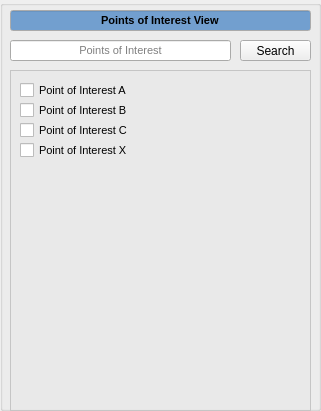
    <widget class="QGroupBox" name="points_of_interest_view_groupbox">
     <property name="geometry">
      <rect>
       <x>10</x>
       <y>120</y>
       <width>321</width>
       <height>411</height>
      </rect>
     </property>
     <property name="title">
      <string/>
     </property>
     <widget class="QLineEdit" name="points_of_interest_view_lineedit">
      <property name="geometry">
       <rect>
        <x>10</x>
        <y>10</y>
        <width>301</width>
        <height>21</height>
       </rect>
      </property>
      <property name="palette">
       <palette>
        <active>
         <colorrole role="Base">
          <brush brushstyle="SolidPattern">
           <color alpha="255">
            <red>114</red>
            <green>159</green>
            <blue>207</blue>
           </color>
          </brush>
         </colorrole>
        </active>
        <inactive>
         <colorrole role="Base">
          <brush brushstyle="SolidPattern">
           <color alpha="255">
            <red>114</red>
            <green>159</green>
            <blue>207</blue>
           </color>
          </brush>
         </colorrole>
        </inactive>
        <disabled>
         <colorrole role="Base">
          <brush brushstyle="SolidPattern">
           <color alpha="255">
            <red>255</red>
            <green>255</green>
            <blue>255</blue>
           </color>
          </brush>
         </colorrole>
        </disabled>
       </palette>
      </property>
      <property name="font">
       <font>
        <pointsize>8</pointsize>
        <weight>75</weight>
        <bold>true</bold>
       </font>
      </property>
      <property name="layoutDirection">
       <enum>Qt::LeftToRight</enum>
      </property>
      <property name="autoFillBackground">
       <bool>false</bool>
      </property>
      <property name="text">
       <string>Points of Interest View</string>
      </property>
      <property name="alignment">
       <set>Qt::AlignCenter</set>
      </property>
      <property name="readOnly">
       <bool>true</bool>
      </property>
     </widget>
     <widget class="QLineEdit" name="points_of_interest_line_edit_2">
      <property name="geometry">
       <rect>
        <x>10</x>
        <y>40</y>
        <width>221</width>
        <height>21</height>
       </rect>
      </property>
      <property name="palette">
       <palette>
        <active>
         <colorrole role="WindowText">
          <brush brushstyle="SolidPattern">
           <color alpha="255">
            <red>0</red>
            <green>0</green>
            <blue>0</blue>
           </color>
          </brush>
         </colorrole>
         <colorrole role="Dark">
          <brush brushstyle="SolidPattern">
           <color alpha="255">
            <red>119</red>
            <green>119</green>
            <blue>118</blue>
           </color>
          </brush>
         </colorrole>
         <colorrole role="Mid">
          <brush brushstyle="SolidPattern">
           <color alpha="255">
            <red>159</red>
            <green>159</green>
            <blue>157</blue>
           </color>
          </brush>
         </colorrole>
         <colorrole role="Text">
          <brush brushstyle="SolidPattern">
           <color alpha="255">
            <red>0</red>
            <green>0</green>
            <blue>0</blue>
           </color>
          </brush>
         </colorrole>
         <colorrole role="ButtonText">
          <brush brushstyle="SolidPattern">
           <color alpha="255">
            <red>0</red>
            <green>0</green>
            <blue>0</blue>
           </color>
          </brush>
         </colorrole>
         <colorrole role="Base">
          <brush brushstyle="SolidPattern">
           <color alpha="255">
            <red>255</red>
            <green>255</green>
            <blue>255</blue>
           </color>
          </brush>
         </colorrole>
         <colorrole role="Window">
          <brush brushstyle="SolidPattern">
           <color alpha="255">
            <red>238</red>
            <green>238</green>
            <blue>236</blue>
           </color>
          </brush>
         </colorrole>
         <colorrole role="Shadow">
          <brush brushstyle="SolidPattern">
           <color alpha="255">
            <red>0</red>
            <green>0</green>
            <blue>0</blue>
           </color>
          </brush>
         </colorrole>
         <colorrole role="AlternateBase">
          <brush brushstyle="SolidPattern">
           <color alpha="255">
            <red>184</red>
            <green>184</green>
            <blue>184</blue>
           </color>
          </brush>
         </colorrole>
         <colorrole role="ToolTipBase">
          <brush brushstyle="SolidPattern">
           <color alpha="255">
            <red>255</red>
            <green>255</green>
            <blue>220</blue>
           </color>
          </brush>
         </colorrole>
         <colorrole role="ToolTipText">
          <brush brushstyle="SolidPattern">
           <color alpha="255">
            <red>0</red>
            <green>0</green>
            <blue>0</blue>
           </color>
          </brush>
         </colorrole>
        </active>
        <inactive>
         <colorrole role="WindowText">
          <brush brushstyle="SolidPattern">
           <color alpha="255">
            <red>0</red>
            <green>0</green>
            <blue>0</blue>
           </color>
          </brush>
         </colorrole>
         <colorrole role="Dark">
          <brush brushstyle="SolidPattern">
           <color alpha="255">
            <red>119</red>
            <green>119</green>
            <blue>118</blue>
           </color>
          </brush>
         </colorrole>
         <colorrole role="Mid">
          <brush brushstyle="SolidPattern">
           <color alpha="255">
            <red>159</red>
            <green>159</green>
            <blue>157</blue>
           </color>
          </brush>
         </colorrole>
         <colorrole role="Text">
          <brush brushstyle="SolidPattern">
           <color alpha="255">
            <red>0</red>
            <green>0</green>
            <blue>0</blue>
           </color>
          </brush>
         </colorrole>
         <colorrole role="ButtonText">
          <brush brushstyle="SolidPattern">
           <color alpha="255">
            <red>0</red>
            <green>0</green>
            <blue>0</blue>
           </color>
          </brush>
         </colorrole>
         <colorrole role="Base">
          <brush brushstyle="SolidPattern">
           <color alpha="255">
            <red>255</red>
            <green>255</green>
            <blue>255</blue>
           </color>
          </brush>
         </colorrole>
         <colorrole role="Window">
          <brush brushstyle="SolidPattern">
           <color alpha="255">
            <red>238</red>
            <green>238</green>
            <blue>236</blue>
           </color>
          </brush>
         </colorrole>
         <colorrole role="Shadow">
          <brush brushstyle="SolidPattern">
           <color alpha="255">
            <red>0</red>
            <green>0</green>
            <blue>0</blue>
           </color>
          </brush>
         </colorrole>
         <colorrole role="AlternateBase">
          <brush brushstyle="SolidPattern">
           <color alpha="255">
            <red>184</red>
            <green>184</green>
            <blue>184</blue>
           </color>
          </brush>
         </colorrole>
         <colorrole role="ToolTipBase">
          <brush brushstyle="SolidPattern">
           <color alpha="255">
            <red>255</red>
            <green>255</green>
            <blue>220</blue>
           </color>
          </brush>
         </colorrole>
         <colorrole role="ToolTipText">
          <brush brushstyle="SolidPattern">
           <color alpha="255">
            <red>0</red>
            <green>0</green>
            <blue>0</blue>
           </color>
          </brush>
         </colorrole>
        </inactive>
        <disabled>
         <colorrole role="WindowText">
          <brush brushstyle="SolidPattern">
           <color alpha="255">
            <red>119</red>
            <green>119</green>
            <blue>118</blue>
           </color>
          </brush>
         </colorrole>
         <colorrole role="Dark">
          <brush brushstyle="SolidPattern">
           <color alpha="255">
            <red>119</red>
            <green>119</green>
            <blue>118</blue>
           </color>
          </brush>
         </colorrole>
         <colorrole role="Mid">
          <brush brushstyle="SolidPattern">
           <color alpha="255">
            <red>159</red>
            <green>159</green>
            <blue>157</blue>
           </color>
          </brush>
         </colorrole>
         <colorrole role="Text">
          <brush brushstyle="SolidPattern">
           <color alpha="255">
            <red>119</red>
            <green>119</green>
            <blue>118</blue>
           </color>
          </brush>
         </colorrole>
         <colorrole role="ButtonText">
          <brush brushstyle="SolidPattern">
           <color alpha="255">
            <red>119</red>
            <green>119</green>
            <blue>118</blue>
           </color>
          </brush>
         </colorrole>
         <colorrole role="Base">
          <brush brushstyle="SolidPattern">
           <color alpha="255">
            <red>238</red>
            <green>238</green>
            <blue>236</blue>
           </color>
          </brush>
         </colorrole>
         <colorrole role="Window">
          <brush brushstyle="SolidPattern">
           <color alpha="255">
            <red>238</red>
            <green>238</green>
            <blue>236</blue>
           </color>
          </brush>
         </colorrole>
         <colorrole role="Shadow">
          <brush brushstyle="SolidPattern">
           <color alpha="255">
            <red>0</red>
            <green>0</green>
            <blue>0</blue>
           </color>
          </brush>
         </colorrole>
         <colorrole role="AlternateBase">
          <brush brushstyle="SolidPattern">
           <color alpha="255">
            <red>184</red>
            <green>184</green>
            <blue>184</blue>
           </color>
          </brush>
         </colorrole>
         <colorrole role="ToolTipBase">
          <brush brushstyle="SolidPattern">
           <color alpha="255">
            <red>255</red>
            <green>255</green>
            <blue>220</blue>
           </color>
          </brush>
         </colorrole>
         <colorrole role="ToolTipText">
          <brush brushstyle="SolidPattern">
           <color alpha="255">
            <red>0</red>
            <green>0</green>
            <blue>0</blue>
           </color>
          </brush>
         </colorrole>
        </disabled>
       </palette>
      </property>
      <property name="font">
       <font>
        <pointsize>8</pointsize>
       </font>
      </property>
      <property name="text">
       <string/>
      </property>
      <property name="alignment">
       <set>Qt::AlignCenter</set>
      </property>
      <property name="placeholderText">
       <string>Points of Interest</string>
      </property>
     </widget>
     <widget class="QPushButton" name="points_of_interest_search_button_2">
      <property name="geometry">
       <rect>
        <x>240</x>
        <y>40</y>
        <width>71</width>
        <height>21</height>
       </rect>
      </property>
      <property name="text">
       <string>Search</string>
      </property>
     </widget>
     <widget class="QListWidget" name="points_of_interest_list_widget_2">
      <property name="geometry">
       <rect>
        <x>10</x>
        <y>70</y>
        <width>301</width>
        <height>341</height>
       </rect>
      </property>
      <property name="palette">
       <palette>
        <active>
         <colorrole role="WindowText">
          <brush brushstyle="SolidPattern">
           <color alpha="255">
            <red>0</red>
            <green>0</green>
            <blue>0</blue>
           </color>
          </brush>
         </colorrole>
         <colorrole role="Button">
          <brush brushstyle="SolidPattern">
           <color alpha="255">
            <red>255</red>
            <green>255</green>
            <blue>255</blue>
           </color>
          </brush>
         </colorrole>
         <colorrole role="Light">
          <brush brushstyle="SolidPattern">
           <color alpha="255">
            <red>255</red>
            <green>255</green>
            <blue>255</blue>
           </color>
          </brush>
         </colorrole>
         <colorrole role="Midlight">
          <brush brushstyle="SolidPattern">
           <color alpha="255">
            <red>255</red>
            <green>255</green>
            <blue>255</blue>
           </color>
          </brush>
         </colorrole>
         <colorrole role="Dark">
          <brush brushstyle="SolidPattern">
           <color alpha="255">
            <red>127</red>
            <green>127</green>
            <blue>127</blue>
           </color>
          </brush>
         </colorrole>
         <colorrole role="Mid">
          <brush brushstyle="SolidPattern">
           <color alpha="255">
            <red>170</red>
            <green>170</green>
            <blue>170</blue>
           </color>
          </brush>
         </colorrole>
         <colorrole role="Text">
          <brush brushstyle="SolidPattern">
           <color alpha="255">
            <red>0</red>
            <green>0</green>
            <blue>0</blue>
           </color>
          </brush>
         </colorrole>
         <colorrole role="BrightText">
          <brush brushstyle="SolidPattern">
           <color alpha="255">
            <red>255</red>
            <green>255</green>
            <blue>255</blue>
           </color>
          </brush>
         </colorrole>
         <colorrole role="Base">
          <brush brushstyle="SolidPattern">
           <color alpha="142">
            <red>229</red>
            <green>229</green>
            <blue>229</blue>
           </color>
          </brush>
         </colorrole>
         <colorrole role="Window">
          <brush brushstyle="SolidPattern">
           <color alpha="255">
            <red>255</red>
            <green>255</green>
            <blue>255</blue>
           </color>
          </brush>
         </colorrole>
         <colorrole role="Shadow">
          <brush brushstyle="SolidPattern">
           <color alpha="255">
            <red>0</red>
            <green>0</green>
            <blue>0</blue>
           </color>
          </brush>
         </colorrole>
         <colorrole role="AlternateBase">
          <brush brushstyle="SolidPattern">
           <color alpha="255">
            <red>255</red>
            <green>255</green>
            <blue>255</blue>
           </color>
          </brush>
         </colorrole>
         <colorrole role="ToolTipBase">
          <brush brushstyle="SolidPattern">
           <color alpha="255">
            <red>255</red>
            <green>255</green>
            <blue>220</blue>
           </color>
          </brush>
         </colorrole>
         <colorrole role="ToolTipText">
          <brush brushstyle="SolidPattern">
           <color alpha="255">
            <red>0</red>
            <green>0</green>
            <blue>0</blue>
           </color>
          </brush>
         </colorrole>
        </active>
        <inactive>
         <colorrole role="WindowText">
          <brush brushstyle="SolidPattern">
           <color alpha="255">
            <red>0</red>
            <green>0</green>
            <blue>0</blue>
           </color>
          </brush>
         </colorrole>
         <colorrole role="Button">
          <brush brushstyle="SolidPattern">
           <color alpha="255">
            <red>255</red>
            <green>255</green>
            <blue>255</blue>
           </color>
          </brush>
         </colorrole>
         <colorrole role="Light">
          <brush brushstyle="SolidPattern">
           <color alpha="255">
            <red>255</red>
            <green>255</green>
            <blue>255</blue>
           </color>
          </brush>
         </colorrole>
         <colorrole role="Midlight">
          <brush brushstyle="SolidPattern">
           <color alpha="255">
            <red>255</red>
            <green>255</green>
            <blue>255</blue>
           </color>
          </brush>
         </colorrole>
         <colorrole role="Dark">
          <brush brushstyle="SolidPattern">
           <color alpha="255">
            <red>127</red>
            <green>127</green>
            <blue>127</blue>
           </color>
          </brush>
         </colorrole>
         <colorrole role="Mid">
          <brush brushstyle="SolidPattern">
           <color alpha="255">
            <red>170</red>
            <green>170</green>
            <blue>170</blue>
           </color>
          </brush>
         </colorrole>
         <colorrole role="Text">
          <brush brushstyle="SolidPattern">
           <color alpha="255">
            <red>0</red>
            <green>0</green>
            <blue>0</blue>
           </color>
          </brush>
         </colorrole>
         <colorrole role="BrightText">
          <brush brushstyle="SolidPattern">
           <color alpha="255">
            <red>255</red>
            <green>255</green>
            <blue>255</blue>
           </color>
          </brush>
         </colorrole>
         <colorrole role="Base">
          <brush brushstyle="SolidPattern">
           <color alpha="142">
            <red>229</red>
            <green>229</green>
            <blue>229</blue>
           </color>
          </brush>
         </colorrole>
         <colorrole role="Window">
          <brush brushstyle="SolidPattern">
           <color alpha="255">
            <red>255</red>
            <green>255</green>
            <blue>255</blue>
           </color>
          </brush>
         </colorrole>
         <colorrole role="Shadow">
          <brush brushstyle="SolidPattern">
           <color alpha="255">
            <red>0</red>
            <green>0</green>
            <blue>0</blue>
           </color>
          </brush>
         </colorrole>
         <colorrole role="AlternateBase">
          <brush brushstyle="SolidPattern">
           <color alpha="255">
            <red>255</red>
            <green>255</green>
            <blue>255</blue>
           </color>
          </brush>
         </colorrole>
         <colorrole role="ToolTipBase">
          <brush brushstyle="SolidPattern">
           <color alpha="255">
            <red>255</red>
            <green>255</green>
            <blue>220</blue>
           </color>
          </brush>
         </colorrole>
         <colorrole role="ToolTipText">
          <brush brushstyle="SolidPattern">
           <color alpha="255">
            <red>0</red>
            <green>0</green>
            <blue>0</blue>
           </color>
          </brush>
         </colorrole>
        </inactive>
        <disabled>
         <colorrole role="WindowText">
          <brush brushstyle="SolidPattern">
           <color alpha="255">
            <red>127</red>
            <green>127</green>
            <blue>127</blue>
           </color>
          </brush>
         </colorrole>
         <colorrole role="Button">
          <brush brushstyle="SolidPattern">
           <color alpha="255">
            <red>255</red>
            <green>255</green>
            <blue>255</blue>
           </color>
          </brush>
         </colorrole>
         <colorrole role="Light">
          <brush brushstyle="SolidPattern">
           <color alpha="255">
            <red>255</red>
            <green>255</green>
            <blue>255</blue>
           </color>
          </brush>
         </colorrole>
         <colorrole role="Midlight">
          <brush brushstyle="SolidPattern">
           <color alpha="255">
            <red>255</red>
            <green>255</green>
            <blue>255</blue>
           </color>
          </brush>
         </colorrole>
         <colorrole role="Dark">
          <brush brushstyle="SolidPattern">
           <color alpha="255">
            <red>127</red>
            <green>127</green>
            <blue>127</blue>
           </color>
          </brush>
         </colorrole>
         <colorrole role="Mid">
          <brush brushstyle="SolidPattern">
           <color alpha="255">
            <red>170</red>
            <green>170</green>
            <blue>170</blue>
           </color>
          </brush>
         </colorrole>
         <colorrole role="Text">
          <brush brushstyle="SolidPattern">
           <color alpha="255">
            <red>127</red>
            <green>127</green>
            <blue>127</blue>
           </color>
          </brush>
         </colorrole>
         <colorrole role="BrightText">
          <brush brushstyle="SolidPattern">
           <color alpha="255">
            <red>255</red>
            <green>255</green>
            <blue>255</blue>
           </color>
          </brush>
         </colorrole>
         <colorrole role="Base">
          <brush brushstyle="SolidPattern">
           <color alpha="255">
            <red>255</red>
            <green>255</green>
            <blue>255</blue>
           </color>
          </brush>
         </colorrole>
         <colorrole role="Window">
          <brush brushstyle="SolidPattern">
           <color alpha="255">
            <red>255</red>
            <green>255</green>
            <blue>255</blue>
           </color>
          </brush>
         </colorrole>
         <colorrole role="Shadow">
          <brush brushstyle="SolidPattern">
           <color alpha="255">
            <red>0</red>
            <green>0</green>
            <blue>0</blue>
           </color>
          </brush>
         </colorrole>
         <colorrole role="AlternateBase">
          <brush brushstyle="SolidPattern">
           <color alpha="255">
            <red>255</red>
            <green>255</green>
            <blue>255</blue>
           </color>
          </brush>
         </colorrole>
         <colorrole role="ToolTipBase">
          <brush brushstyle="SolidPattern">
           <color alpha="255">
            <red>255</red>
            <green>255</green>
            <blue>220</blue>
           </color>
          </brush>
         </colorrole>
         <colorrole role="ToolTipText">
          <brush brushstyle="SolidPattern">
           <color alpha="255">
            <red>0</red>
            <green>0</green>
            <blue>0</blue>
           </color>
          </brush>
         </colorrole>
        </disabled>
       </palette>
      </property>
      <property name="font">
       <font>
        <pointsize>10</pointsize>
       </font>
      </property>
      <property name="layoutDirection">
       <enum>Qt::LeftToRight</enum>
      </property>
      <property name="autoFillBackground">
       <bool>false</bool>
      </property>
      <property name="frameShape">
       <enum>QFrame::StyledPanel</enum>
      </property>
      <property name="editTriggers">
       <set>QAbstractItemView::DoubleClicked|QAbstractItemView::EditKeyPressed</set>
      </property>
      <property name="resizeMode">
       <enum>QListView::Adjust</enum>
      </property>
      <property name="spacing">
       <number>0</number>
      </property>
     </widget>
     <widget class="QCheckBox" name="point_of_interest_A_checkbox_2">
      <property name="geometry">
       <rect>
        <x>20</x>
        <y>80</y>
        <width>201</width>
        <height>20</height>
       </rect>
      </property>
      <property name="font">
       <font>
        <pointsize>8</pointsize>
       </font>
      </property>
      <property name="text">
       <string>Point of Interest A</string>
      </property>
     </widget>
     <widget class="QCheckBox" name="point_of_interest_B_checkbox_2">
      <property name="geometry">
       <rect>
        <x>20</x>
        <y>100</y>
        <width>201</width>
        <height>20</height>
       </rect>
      </property>
      <property name="font">
       <font>
        <pointsize>8</pointsize>
       </font>
      </property>
      <property name="text">
       <string>Point of Interest B</string>
      </property>
     </widget>
     <widget class="QCheckBox" name="point_of_interest_C_checkbox_2">
      <property name="geometry">
       <rect>
        <x>20</x>
        <y>120</y>
        <width>201</width>
        <height>20</height>
       </rect>
      </property>
      <property name="font">
       <font>
        <pointsize>8</pointsize>
       </font>
      </property>
      <property name="text">
       <string>Point of Interest C</string>
      </property>
     </widget>
     <widget class="QCheckBox" name="point_of_interest_X_checkbox_2">
      <property name="geometry">
       <rect>
        <x>20</x>
        <y>140</y>
        <width>201</width>
        <height>20</height>
       </rect>
      </property>
      <property name="font">
       <font>
        <pointsize>8</pointsize>
       </font>
      </property>
      <property name="text">
       <string>Point of Interest X</string>
      </property>
     </widget>
    </widget>
